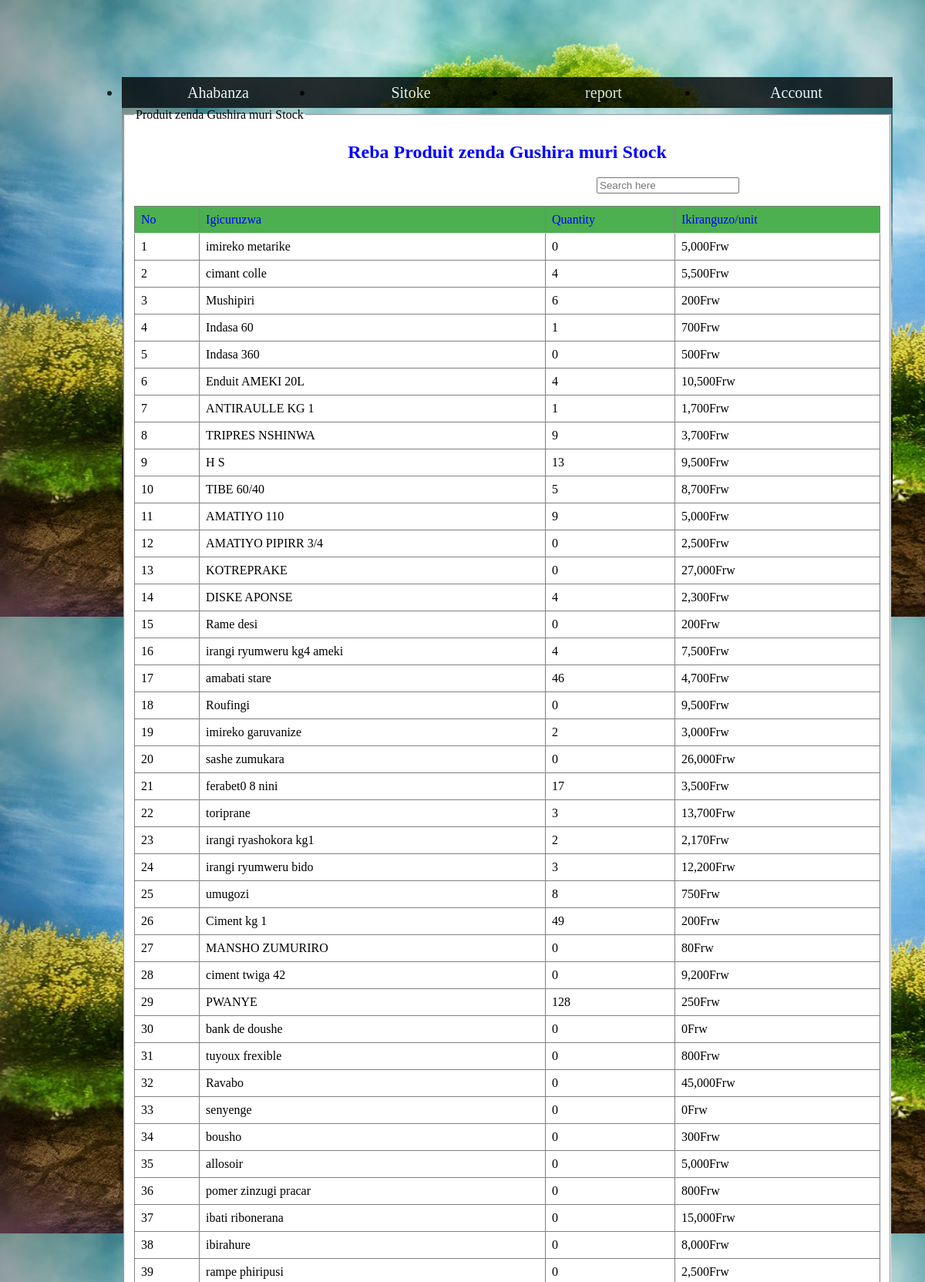
Page /admin/index.php?autocomande (signed in, upper part) on the committed database.
### tables this page shows
CREATE TABLE `new_stock` (
  `id` int(10) NOT NULL,
  `prod_name` varchar(255) NOT NULL,
  `selling_price` double NOT NULL,
  `original_price` double NOT NULL,
  `quantiy` double NOT NULL,
  `min_qty` int(10) NOT NULL
);

### admin/autocommande.php (the view, shortened to what this page needs)
<html>
<head>
</head>
<body>
<fieldset style="background-color:white;">
<legend>Produit zenda Gushira muri Stock </legend>
<h2 style="text-align:center;font-family:COMIC SANS MS;color:blue;">Reba Produit zenda Gushira muri Stock</h2>
<p style="margin-left:600px;">
<input type="text" Placeholder="Search here"onkeyup="autoFetchStock(this.value)"/> &nbsp &nbsp
</p>
<div id="result">
<table border="1">
<tr style="font-family:COMIC SANS MS;color:blue; background-color:#4CAF50; ">
<td>No</td>
<td>Igicuruzwa</td>
<td>Quantity</td>
<td>Ikiranguzo/unit</td>
<?php
include"include/connnect.php";
$sel="select * from new_stock  where quantiy < min_qty";
$run_sel=mysqli_query($con,$sel);
	$count=1;
 while($row_prod=mysqli_fetch_array($run_sel))
 {
	?>
	<tr id="data">
		<td><?php echo $count; $count++;  ?></td>
		<td><?php echo $row_prod['prod_name'];  ?></td>
		<td><?php echo number_format($row_prod['quantiy']);  ?></td>
		<td><?php echo number_format($row_prod['original_price']).'Frw'; ?></td>
    <tr>
<?php
 }
?>
</table>
</div>
</fieldset>
</body>
</html>

### admin/style.css (style rules this page uses)
body { background-image:url(images/green.jpg); background-size:cover; }

### admin/autocommande.php (style rules this page uses)
table { border-collapse: collapse; width: 100%; }
th, td { padding: 8px; text-align: left; border-bottom: 1px solid #ddd; }

### rows in the picture
new_stock: prod_name "imireko metarike", quantiy "0", original_price "5,000"
new_stock: prod_name "cimant colle", quantiy "4", original_price "5,500"
new_stock: prod_name "Mushipiri", quantiy "6", original_price "200"
new_stock: prod_name "Indasa 60", quantiy "1", original_price "700"
new_stock: prod_name "Indasa 360", quantiy "0", original_price "500"
new_stock: prod_name "Enduit AMEKI 20L", quantiy "4", original_price "10,500"
new_stock: prod_name "ANTIRAULLE KG 1", quantiy "1", original_price "1,700"
new_stock: prod_name "TRIPRES NSHINWA", quantiy "9", original_price "3,700"
new_stock: prod_name "H S", quantiy "13", original_price "9,500"
new_stock: prod_name "TIBE 60/40", quantiy "5", original_price "8,700"
new_stock: prod_name "AMATIYO 110", quantiy "9", original_price "5,000"
new_stock: prod_name "AMATIYO PIPIRR 3/4", quantiy "0", original_price "2,500"
new_stock: prod_name "KOTREPRAKE", quantiy "0", original_price "27,000"
new_stock: prod_name "DISKE APONSE", quantiy "4", original_price "2,300"
new_stock: prod_name "Rame desi", quantiy "0", original_price "200"
new_stock: prod_name "irangi ryumweru kg4 ameki", quantiy "4", original_price "7,500"
new_stock: prod_name "amabati stare", quantiy "46", original_price "4,700"
new_stock: prod_name "Roufingi", quantiy "0", original_price "9,500"
new_stock: prod_name "imireko garuvanize", quantiy "2", original_price "3,000"
new_stock: prod_name "sashe zumukara", quantiy "0", original_price "26,000"
new_stock: prod_name "ferabet0 8 nini", quantiy "17", original_price "3,500"
new_stock: prod_name "toriprane", quantiy "3", original_price "13,700"
new_stock: prod_name "irangi ryashokora kg1", quantiy "2", original_price "2,170"
new_stock: prod_name "irangi ryumweru bido", quantiy "3", original_price "12,200"
new_stock: prod_name "umugozi", quantiy "8", original_price "750"
new_stock: prod_name "Ciment kg 1", quantiy "49", original_price "200"
new_stock: prod_name "MANSHO ZUMURIRO", quantiy "0", original_price "80"
new_stock: prod_name "ciment twiga 42", quantiy "0", original_price "9,200"
new_stock: prod_name "PWANYE", quantiy "128", original_price "250"
new_stock: prod_name "bank de doushe", quantiy "0", original_price "0"
new_stock: prod_name "tuyoux frexible", quantiy "0", original_price "800"
new_stock: prod_name "Ravabo", quantiy "0", original_price "45,000"
new_stock: prod_name "senyenge", quantiy "0", original_price "0"
new_stock: prod_name "bousho", quantiy "0", original_price "300"
new_stock: prod_name "allosoir", quantiy "0", original_price "5,000"
new_stock: prod_name "pomer zinzugi pracar", quantiy "0", original_price "800"
new_stock: prod_name "ibati ribonerana", quantiy "0", original_price "15,000"
new_stock: prod_name "ibirahure", quantiy "0", original_price "8,000"
new_stock: prod_name "rampe phiripusi", quantiy "0", original_price "2,500"
